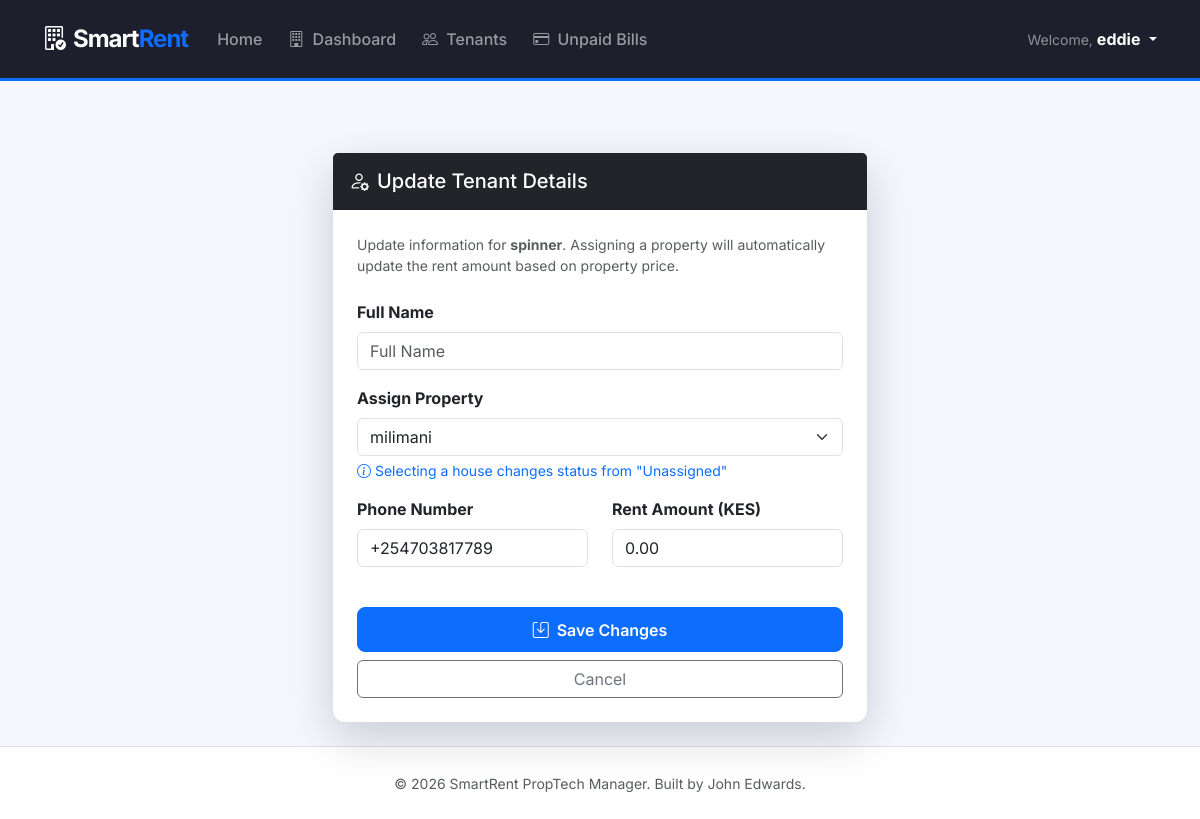
/tenant/edit/2/ (signed in), run on an earlier commit of the app's database.
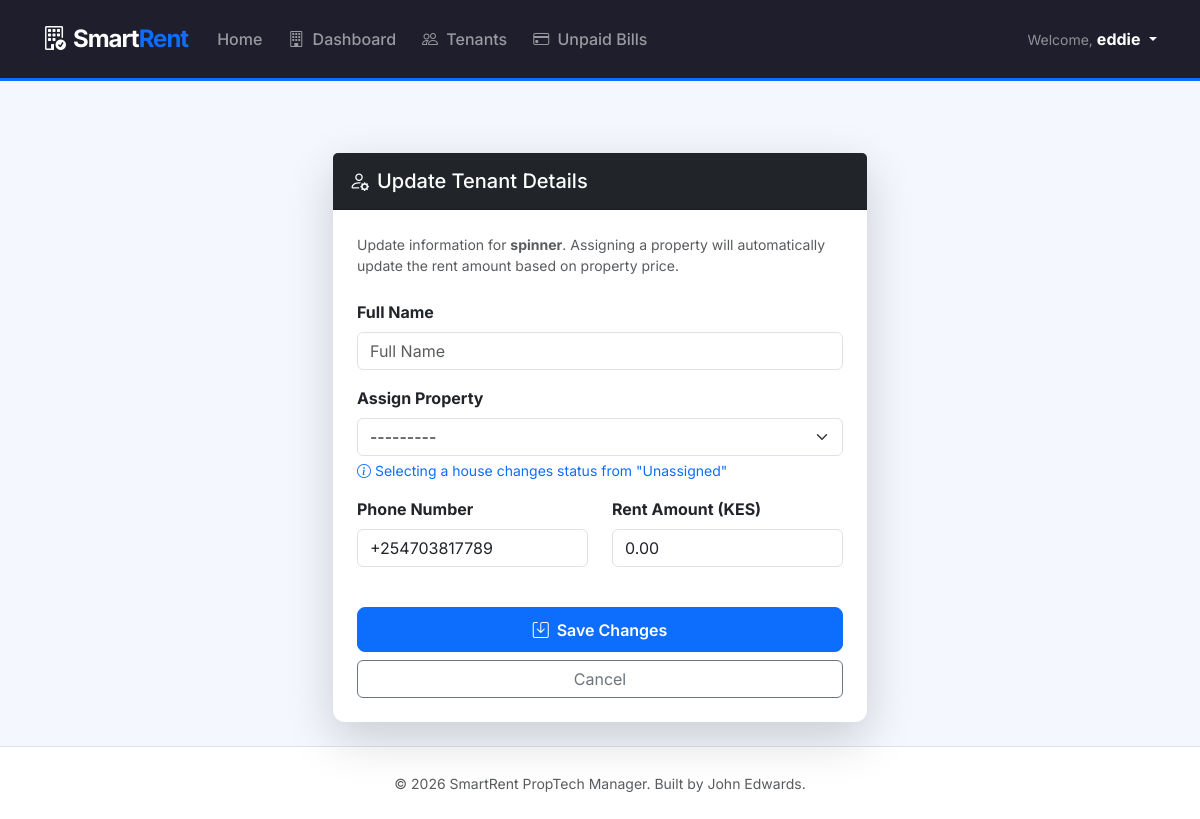
And on a later commit of the database.
### smart_rent/models.py (models this page shows, shortened)
class Tenant(models.Model):
    user = models.OneToOneField(User, on_delete=models.CASCADE)
    property = models.ForeignKey(Property, on_delete=models.SET_NULL, null=True, blank=True)
    full_name = models.CharField(max_length=200, blank=True) # Added to display names like "John Shikoli"
    phone_number = models.CharField(max_length=15)
    rent_amount = models.DecimalField(max_digits=10, decimal_places=2, default=0.00)

### smart_rent/views.py (the view)
# urls.py: path('tenant/edit/<int:pk>/', views.edit_tenant, name='edit_tenant'),
@login_required
@user_passes_test(is_landlord)
def edit_tenant(request, pk):
    tenant = get_object_or_404(Tenant, pk=pk)
    if request.method == 'POST':
        form = TenantUpdateForm(request.POST, instance=tenant)
        if form.is_valid():
            form.save()
            messages.success(request, f"Updated details for {tenant.full_name or tenant.user.username}")
            return redirect('tenant_list')
    else:
        form = TenantUpdateForm(instance=tenant)
    return render(request, 'smart_rent/edit_tenant.html', {
        'form': form,
        'tenant': tenant
    })

### smart_rent/forms.py
class TenantUpdateForm(forms.ModelForm):
    class Meta:
        model = Tenant
        fields = ['full_name', 'property', 'phone_number', 'rent_amount']
        widgets = {
            'full_name': forms.TextInput(attrs={'class': 'form-control', 'placeholder': 'Full Name'}),
            'property': forms.Select(attrs={'class': 'form-select'}),
            'phone_number': forms.TextInput(attrs={'class': 'form-control', 'placeholder': 'e.g. 0712345678'}),
            'rent_amount': forms.NumberInput(attrs={'class': 'form-control', 'step': '0.01'}),
        }

### smart_rent/models.py (called while the page is built)
    def __str__(self):
        return self.name

### smart_rent/views.py (called while the page is built)
def is_landlord(user):
    return user.is_superuser or user.is_staff

### smart_rent/templates/smart_rent/edit_tenant.html (shortened to what this page needs)
{% extends "smart_rent/base.html" %}
{% block content %}
<div class="container py-4">
    <div class="row justify-content-center">
        <div class="col-md-6">
            <div class="card shadow-lg border-0">
                <div class="card-header bg-dark text-white py-3">
                    <h5 class="mb-0"><i class="bi bi-person-gear me-2"></i>Update Tenant Details</h5>
                </div>
                <div class="card-body p-4">
                    <p class="text-muted small mb-4">
                        Update information for <strong>{{ tenant.user.username }}</strong>.
                        Assigning a property will automatically update the rent amount based on property price.
                    </p>
                    <form method="post" novalidate>
                        <div class="mb-3">
                            <label class="form-label fw-bold">Full Name</label>
                            {{ form.full_name }}
                        </div>
                        <div class="mb-3">
                            <label class="form-label fw-bold">Assign Property</label>
                            {{ form.property }}
                            <div class="form-text text-primary small">
                                <i class="bi bi-info-circle"></i> Selecting a house changes status from "Unassigned"
                            </div>
                        </div>
                        <div class="row">
                            <div class="col-md-6 mb-3">
                                <label class="form-label fw-bold">Phone Number</label>
                                {{ form.phone_number }}
                            </div>
                            <div class="col-md-6 mb-3">
                                <label class="form-label fw-bold">Rent Amount (KES)</label>
                                {{ form.rent_amount }}
                            </div>
                        </div>
                        <div class="d-grid gap-2 mt-4">
                            <button type="submit" class="btn btn-primary">
                                <i class="bi bi-save me-2"></i>Save Changes
                            </button>
                            <a href="{% url 'dashboard' %}" class="btn btn-outline-secondary">
                                Cancel
                            </a>
                        </div>
                    </form>
                </div>
            </div>
        </div>
    </div>
</div>
{% endblock %}

What changed in the data, as far as the page shows it:
changed Tenant "spinner": property "milimani" → "---------"
